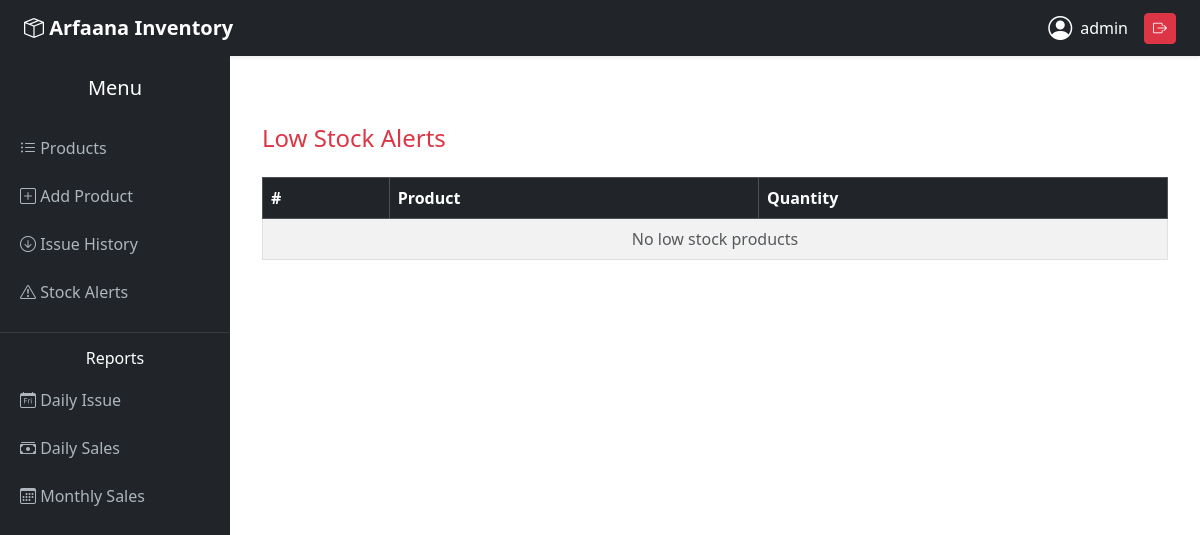
/stock-alerts/ (signed in), run on an earlier commit of the app's database.
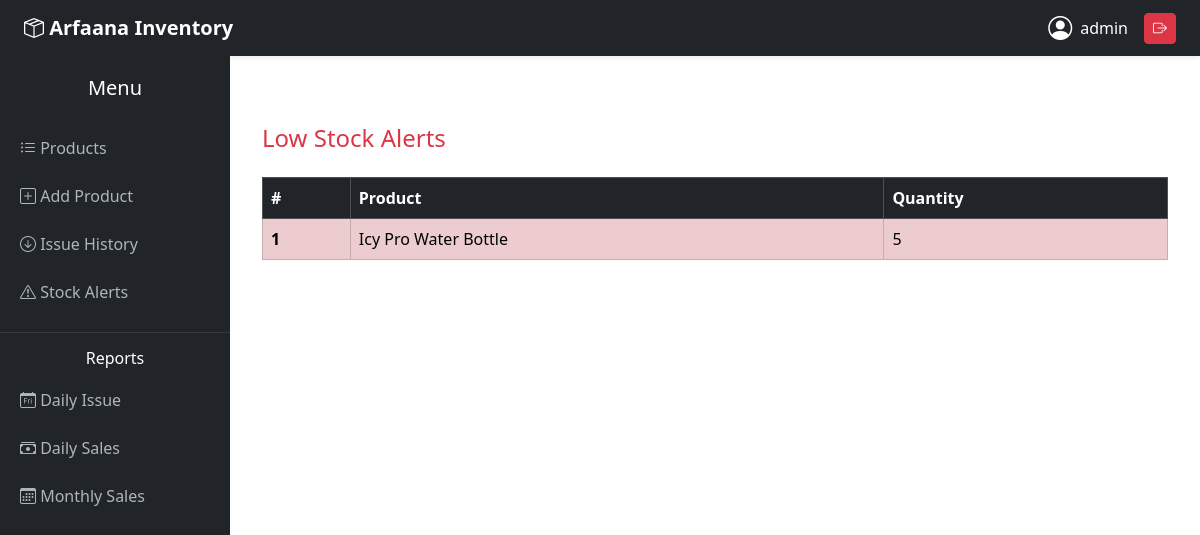
And on a later commit of the database.
### products/models.py (models this page shows, shortened)
class Product(models.Model):
    name = models.CharField(max_length=100)
    unit_price = models.DecimalField(max_digits=10, decimal_places=2)
    quantity = models.PositiveIntegerField()
    total_price = models.DecimalField(max_digits=10, decimal_places=2, editable=False)
    created_date = models.DateTimeField(auto_now_add=True)

### products/views.py (the view)
# urls.py: path('stock-alerts/', views.stock_alerts, name='stock_alerts'),
@login_required
def stock_alerts(request):
    low_stock_products = Product.objects.filter(quantity__lte=5)
    return render(request, 'products/stock_alerts.html', {
        'products': low_stock_products
    })

### products/templates/products/stock_alerts.html
{% extends 'products/base.html' %}
{% block content %}
<div class="container mt-5">
    <h4 class="text-danger mb-4">Low Stock Alerts</h4>
    <div class="table-responsive">
        <table class="table table-striped table-hover table-bordered align-middle">
            <thead class="table-dark">
                <tr>
                    <th scope="col">#</th>
                    <th scope="col">Product</th>
                    <th scope="col">Quantity</th>
                </tr>
            </thead>
            <tbody>
                {% for p in products %}
                <tr class="table-danger">
                    <th scope="row">{{ forloop.counter }}</th>
                    <td>{{ p.name }}</td>
                    <td>{{ p.quantity }}</td>
                </tr>
                {% empty %}
                <tr>
                    <td colspan="3" class="text-center text-muted">No low stock products</td>
                </tr>
                {% endfor %}
            </tbody>
        </table>
    </div>
</div>
{% endblock %}

What changed in the data, as far as the page shows it:
added Product: name "Icy Pro Water Bottle", quantity "5"
Also different on the page:
text no longer shown: "No low stock products"
